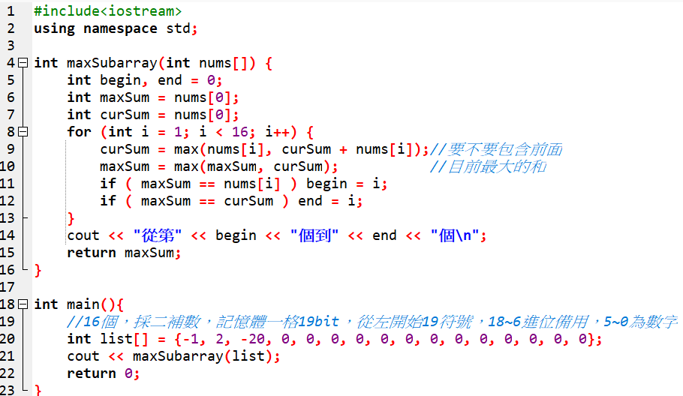
#> input picture Suport/CO_Algorithm.png, 683 x 396 px
$ python batch_crop.py
#> lines starting #> are read from the running program, lines starting #| are printed output that depends on the picture
#> the answer given: ../../Suport
import cv2
import numpy as np
from pathlib import Path
from tkinter import filedialog
import tkinter as tk
import sys

# 設定系統編碼
sys.stdout.reconfigure(encoding='utf-8')

# 裁剪參數：設定裁剪區域
CROP_PARAMS = {
    'left': 235,
    'upper': 90,
    'width': 1024,
    'height': 1024
}
EXCLUDE_FOLDERS = ['移出圖片']
SUPPORTED_FORMATS = ('.jpg', '.jpeg', '.png', '.bmp', '.gif', '.webp')

def process_folder(input_folder, progress_callback=None):
    """處理資料夾主函數"""
    if not isinstance(input_folder, Path):
        input_folder = Path(input_folder).resolve()

    if not input_folder.is_dir():
        raise ValueError(f"錯誤: {input_folder} 不是有效資料夾")

    # 修改輸出目錄，直接使用 IMG_Cut
    output_base = input_folder.parent / 'IMG_Cut'
    output_base.mkdir(parents=True, exist_ok=True)

    success_count = failure_count = 0
    error_files = []  # 新增錯誤檔案清單

    # 遍歷所有子目錄
    for path in input_folder.rglob("*"):
        if any(excluded in path.parts for excluded in EXCLUDE_FOLDERS):
            continue

        if path.is_file() and path.suffix.lower() in SUPPORTED_FORMATS:
            try:
                # 修改輸出路徑計算方式
                rel_path = path.parent.relative_to(input_folder)
                if str(rel_path) == '.':  # 如果是根目錄
                    output_folder = output_base
                else:
                    output_folder = (output_base / rel_path).resolve()
                output_folder.mkdir(parents=True, exist_ok=True)

                result = crop_image(path, output_folder)
#> in crop_image, img is the input picture: shape (396, 683, 3); mean B, G, R 244.2, 242.7, 244
#> in crop_image, `cropped = img[CROP_PARAMS['upper']:lower, CROP_PARAMS['left']:right]`:
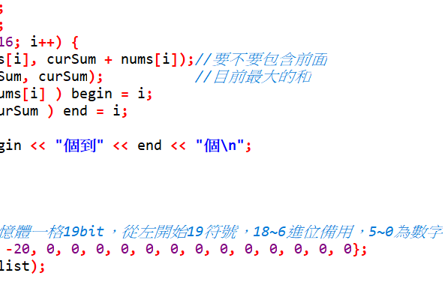
#> cropped: shape (306, 448, 3); mean B, G, R 249.7, 247.3, 248.2
                if result is True:
                    success_count += 1
                else:
                    failure_count += 1
                    error_files.append((path.name, str(result)))
            except Exception as e:
                failure_count += 1
                error_files.append((path.name, str(e)))

            if progress_callback:
                progress_callback()
#> pass 2 of the loop in process_folder, `for path in input_folder.rglob("*"):`:
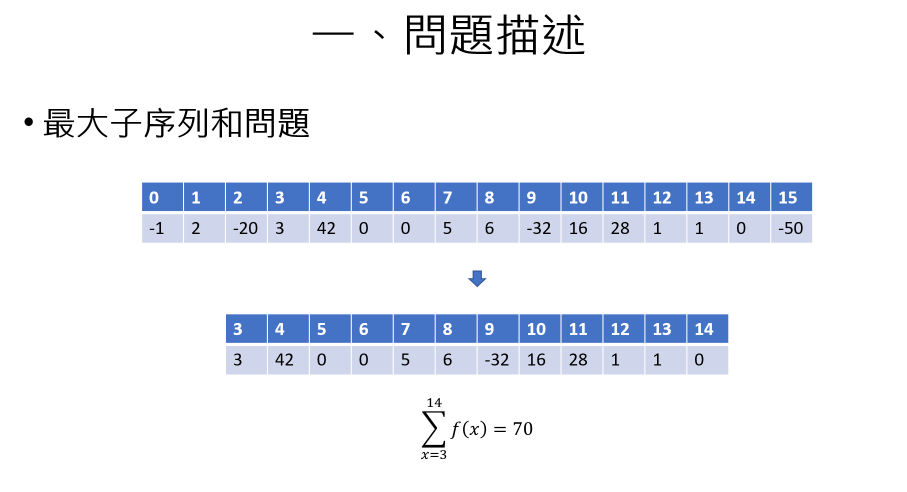
#> input picture Suport/CO_problem.png, 1814 x 983 px (shown at 1/2 size)
#> in crop_image, img is the input picture: shape (983, 1814, 3); mean B, G, R 245.6, 238.5, 234.9
#> in crop_image (call 2), `cropped = img[CROP_PARAMS['upper']:lower, CROP_PARAMS['left']:right]`:
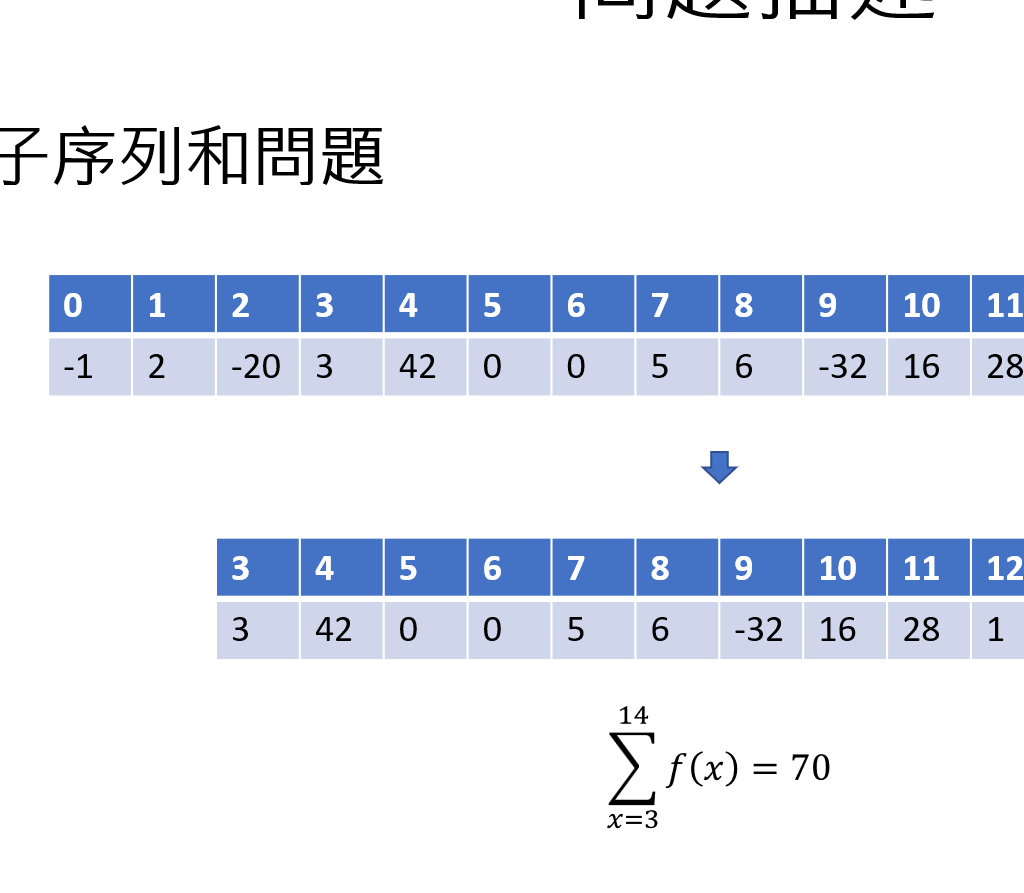
#> cropped: shape (893, 1024, 3); mean B, G, R 242.4, 231.8, 226.4

    return success_count, failure_count, error_files

def crop_image(image_path, output_folder):
    """裁切圖片"""
    try:
        # 使用完整的 Unicode 路徑讀取圖片
        img = cv2.imdecode(np.fromfile(str(image_path), dtype=np.uint8), cv2.IMREAD_COLOR)
        if img is None:
            return f"無法讀取圖片: {image_path}"

        # 使用固定區域裁切
        right = CROP_PARAMS['left'] + CROP_PARAMS['width']
        lower = CROP_PARAMS['upper'] + CROP_PARAMS['height']
        cropped = img[CROP_PARAMS['upper']:lower, CROP_PARAMS['left']:right]

        # 使用 imencode 處理中文路徑的寫入
        output_path = output_folder / image_path.name
        _, img_encoded = cv2.imencode(image_path.suffix, cropped)
        img_encoded.tofile(str(output_path))
        return True

    except Exception as e:
        return str(e)

if __name__ == "__main__":
    try:
        # 建立 root 視窗但隱藏它
        root = tk.Tk()
        root.withdraw()

        # 使用對話框選擇資料夾
        folder_path = filedialog.askdirectory(title="選擇要處理的圖片資料夾")
        if not folder_path:  # 使用者取消選擇
            print("已取消操作")
            exit()

        test_folder = Path(folder_path)
        print(f"\n開始處理資料夾: {test_folder}")

        # 執行處理
        success, failure, error_files = process_folder(test_folder)

        # 顯示結果
        print("\n處理完成！")
        print(f"成功處理: {success} 張圖片")
        print(f"處理失敗: {failure} 張圖片")
        print(f"輸出位置: {test_folder.parent / 'IMG_Cut' / test_folder.name}")

        # 顯示錯誤檔案清單
        if error_files:
            print("\n處理失敗的檔案：")
            for filename, error in error_files:
                print(f"- {filename}: {error}")

    except Exception as e:
        print(f"執行時發生錯誤: {str(e)}")
